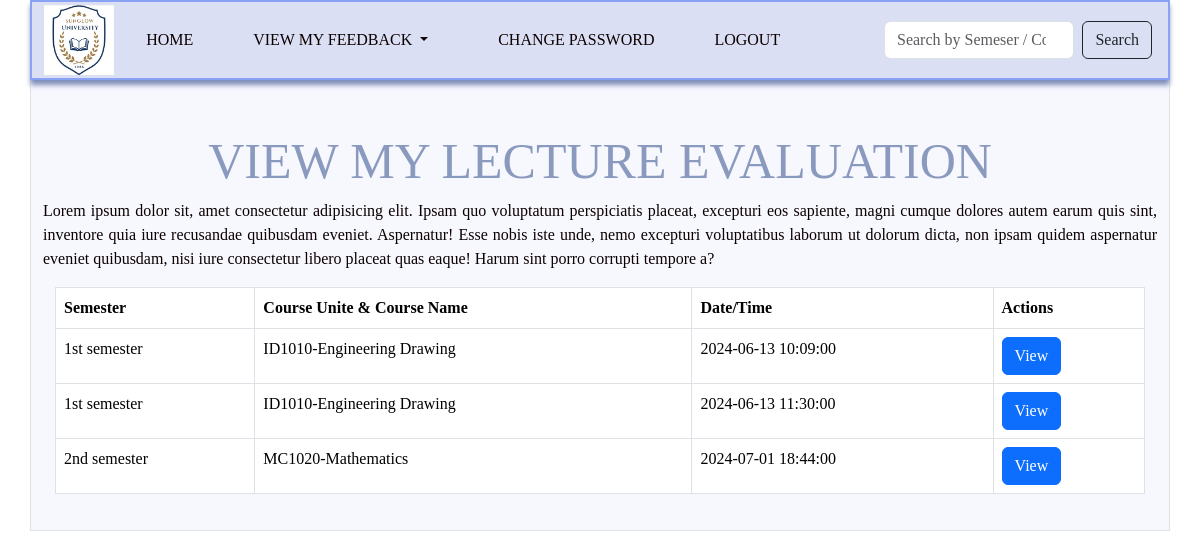
The page /feedback_management/viewmylecfeedback2.php (signed in) on the database its author committed.
### tables this page shows
CREATE TABLE `lecture_feedback` (
  `Id` int(50) NOT NULL,
  `Semester` enum('1st semester','2nd semester','3rd semester','4th semester','5th semester','6th semester','7th semester','8th semester') NOT NULL,
  `User_Name` varchar(100) NOT NULL,
  `Lecture_Name` varchar(250) NOT NULL,
  `Course_Code` varchar(200) NOT NULL,
  `A_1` enum('-2','-1','0','1','2') NOT NULL,
  `A_2` enum('-2','-1','0','1','2') NOT NULL,
  `A_3` enum('-2','-1','0','1','2') NOT NULL,
  `B_1` enum('-2','-1','0','1','2') NOT NULL,
  `B_2` enum('-2','-1','0','1','2') NOT NULL,
  `B_3` enum('-2','-1','0','1','2') NOT NULL,
  `C_1` enum('-2','-1','0','1','2') NOT NULL,
  `C_2` enum('-2','-1','0','1','2') NOT NULL,
  `C_3` enum('-2','-1','0','1','2') NOT NULL,
  `C_4` enum('-2','-1','0','1','2') NOT NULL,
  `D_1` enum('-2','-1','0','1','2') NOT NULL,
  `D_2` enum('-2','-1','0','1','2') NOT NULL,
  `Other_Comment` varchar(1000) DEFAULT NULL,
  `Date_Time` timestamp NOT NULL DEFAULT current_timestamp()
);

### feedback_management/viewmylecfeedback2.php (the view, shortened to what this page needs)
<?php
$logged_in_user = $_SESSION['User_Name'];
$servername = "localhost";
$username = "root";
$password = "";
$database = "student_feedback_management_system";
$connection = new mysqli($servername, $username, $password, $database);
    $sql = "SELECT
                lf.Id,
                lf.Semester,
                lf.Course_Code,
                lf.Date_Time
            FROM
                lecture_register lr
            INNER JOIN
                lecture l ON lr.User_Name = l.User_Name
            INNER JOIN
                lecture_feedback lf ON lr.First_Name = SUBSTRING_INDEX(lf.Lecture_Name, ' ', 1)
                    AND lr.Last_Name = SUBSTRING_INDEX(lf.Lecture_Name, ' ', -1)
            WHERE
                lr.User_Name = ?
            ORDER BY
                lf.Semester ASC, lf.Course_Code ASC";
    $params = [$logged_in_user];
$stmt = $connection->prepare($sql);
$stmt->bind_param(str_repeat("s", count($params)), ...$params);
$stmt->execute();
$result = $stmt->get_result();
?>
<!DOCTYPE html>
<html >
    <head>
    <link href="https://cdn.jsdelivr.net/npm/bootstrap@5.3.2/dist/css/bootstrap.min.css" rel="stylesheet">
    <link href="https://cdn.jsdelivr.net/npm/bootstrap@5.3.3/dist/css/bootstrap.min.css" rel="stylesheet">
    <link rel="stylesheet" type="text/css" href="css/viewcoursefeedback.css">
</head>
   <body class="body">
            <nav class="navbar navbar-expand-sm  navbar-dark container nav" style="background-color:#07075ca7;height: 80px;">
              <div class="container-fluid">
                  <a href="#" class="navbar-brand ">
                      <img src="icon/logo.jpg" height="70" alt="CoolBrand">
                  </a>
              <div class="collapse navbar-collapse" id="collapsibleNavbar">
                  <ul class="navbar-nav row ">
                  <li class="nav-item col-1 ms-2 ">
                      <a class="nav-link font" href="index2.php">HOME</a>
                  <li class="nav-item dropdown col-3 ms-5 ">
                      <a class="nav-link dropdown-toggle font" href="#" role="button" data-bs-toggle="dropdown">VIEW MY FEEDBACK </a>
                  </li>
                  <li class="nav-item col-4 ms-5 " >
                    <a class="nav-link font" href="changepsw2.php" style="text-align: center;">CHANGE PASSWORD</a>
                  </li>
                  </li>
                  <li class="nav-item col-1 ">
                      <a class="nav-link font" href="home.php">LOGOUT</a>
                  </li>
                  </ul>
              </div>
              </div>
              <form class="d-flex col-3" method="post" action="">
                <input class="form-control me-2" type="search" placeholder="Search by Semeser / Course" name="search" aria-label="Search">
                <button type="submit" class="btn btn-outline-dark me-3" name="submit">Search</button>
             </form>
      </nav>
  <div class="container border" style="background-color: rgba(123, 115, 231, 0.06);padding-bottom: 20px;">
             <h1 style="text-align: center; font-size: 50px; color: #8a9abf; padding-top: 50px;"> VIEW MY LECTURE EVALUATION</h1>
             <p class="font" style="text-align: justify;">Lorem ipsum dolor sit, amet consectetur adipisicing elit. Ipsam quo voluptatum perspiciatis placeat, excepturi eos sapiente, magni cumque dolores autem earum quis sint, inventore quia iure recusandae quibusdam eveniet. Aspernatur!
             Esse nobis iste unde, nemo excepturi voluptatibus laborum ut dolorum dicta, non ipsam quidem aspernatur eveniet quibusdam, nisi iure consectetur libero placeat quas eaque! Harum sint porro corrupti tempore a?</p>
            <div class="container con">
                <div class="row" >
                  <div class="col-12">
                    <table class="table table-bordered">
                      <thead >
                        <tr>
                          <th scope="col">Semester</th>
                          <th scope="col">Course Unite & Course Name </th>
                          <th scope="col">Date/Time</th>
                          <th scope="col">Actions</th>
                        </tr>
                      </thead>
                        <tbody>
                         <?php
                            if ($result->num_rows > 0)
                            {
                                while($row = $result->fetch_assoc())
                                {
                                    echo "
                                    <tr>
                                        <td>{$row['Semester']}</td>
                                        <td>{$row['Course_Code']}</td>
                                        <td>{$row['Date_Time']}</td>
                                        <td>
                                           <a class='btn btn-primary'  href='viewlecfeedback2.php?id={$row['Id']}'>View</a>
                                        </td>
                                    </tr>
                                    ";
                                }
                            }
                            else
                             {
                                echo "<tr><td colspan='5' class='text-danger text-center'>No results found.</td></tr>";
                             }
                            ?>
                       </tbody>
                    </table>
                  </div>
                </div>
            </div>
   </div>
   </body>
</html>

### feedback_management/css/viewcoursefeedback.css (style rules this page uses)
:root { --font-base1 :"IcoFont"; --font-base2 :"FontAwesome"; --c-primary :#975af9; --c-secondry :#46a7f8; --c-background:#e6e6e6; --c-dark :#2d2d2d; --c-black :#0000; }
.body { font-family: var(--font-base1); color: var(--c-primary); }
.nav { border: solid 2px #063df260; width: 1500px !important; background-color: #dadff3fc !important; box-shadow: 0.1px 5px 5px #7f8eb8; }
.font { color:#0c0101 !important; }
a { font-family: var(--font-base1); cursor: auto; }

### rows shown on the page
lecture_feedback: Semester "1st semester", Course_Code "ID1010-Engineering Drawing", Date_Time "2024-06-13 10:09:00"
lecture_feedback: Semester "1st semester", Course_Code "ID1010-Engineering Drawing", Date_Time "2024-06-13 11:30:00"
lecture_feedback: Semester "2nd semester", Course_Code "MC1020-Mathematics", Date_Time "2024-07-01 18:44:00"
